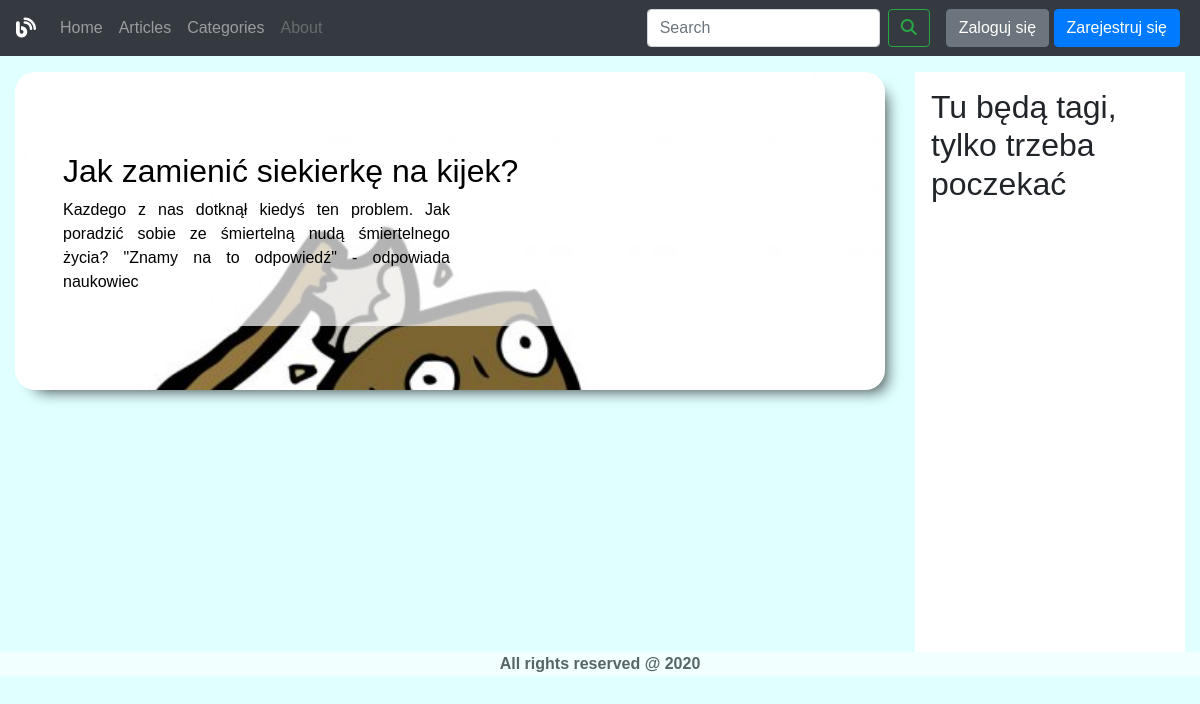
The app's page /, older data.
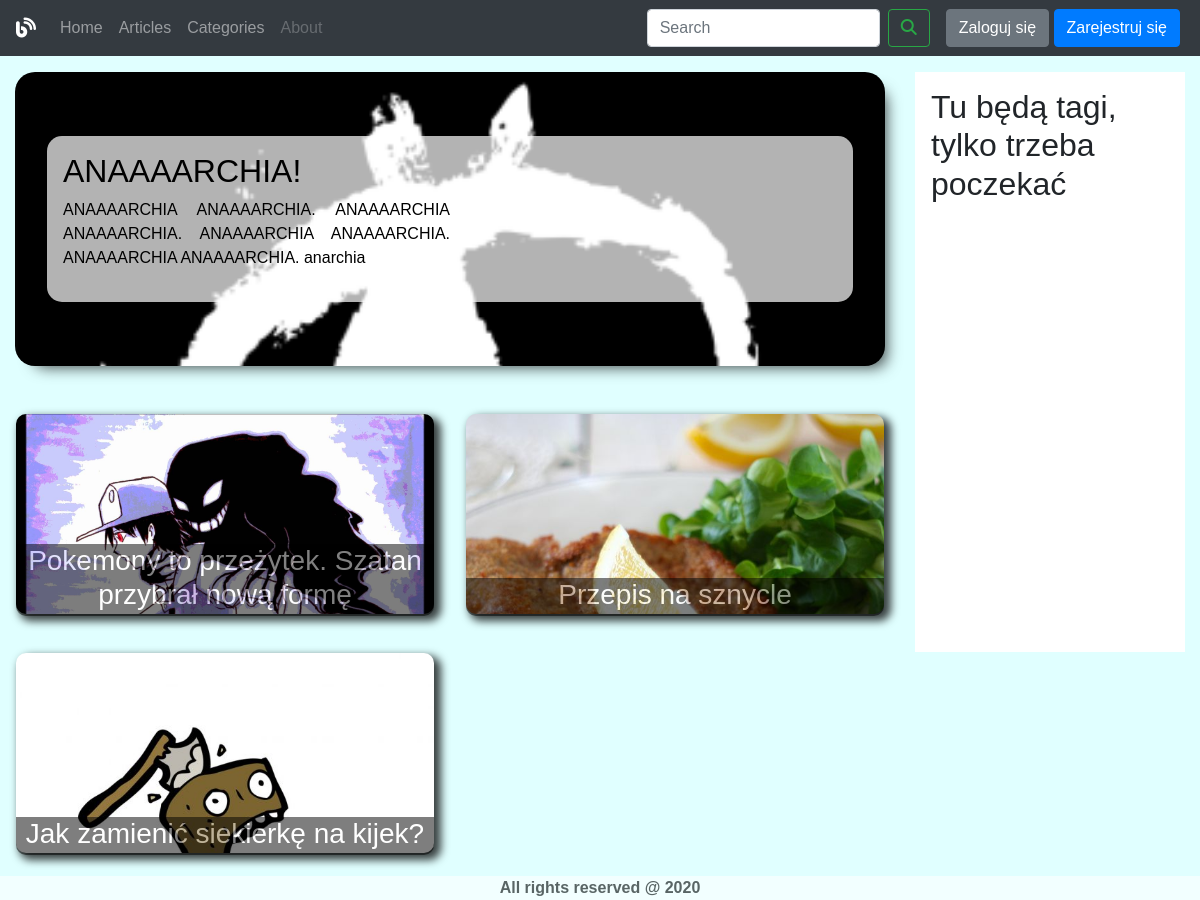
The same page, newer data.
### articles/models.py (models this page shows, shortened)
class Article(models.Model):
    title = models.CharField(verbose_name="tytuł", max_length=100)
    headline = models.TextField(verbose_name="nagłówek")
    text = models.TextField(verbose_name="tekst")
    published_at = models.DateTimeField(verbose_name="data publikacji")
    image = models.ImageField(verbose_name="obraz", blank=True)
    categoryID = models.ManyToManyField('Category')
    AuthorID = models.ForeignKey('Author', on_delete=models.CASCADE)
    class Meta:
        ordering = ["published_at", "title"]
        verbose_name = "Artykuł"
        verbose_name_plural = "Artykuły"

### articles/views.py (the view)
# urls.py: path('', views.hello_world, name="index"),
def hello_world(request):
    articles = Article.objects.all().order_by("-published_at")
    return render(request, template_name="index.html", context={"articles":articles})

### articles/templates/index.html
{% extends "base.html" %}
{% block content_wrapper %}
    <main role="main" id="main-page-container">
        <div class="container-fluid mt-3">
            <div class="row">
                <div class="col-lg-9">
                {% for article in articles %}
                    {% if forloop.first %}
                    <a class="jumbotron col-12 position-relative " href="{% url "article display" article.id %}"
                        style="background-image: url({{ article.image.url }})" id="main-jumbo">
                        <div class="jumbotron-fill p-3">
                            <h2 class="d-block">{{ article.title }}</h2>
                            <p class="jumbo-desc">{{ article.headline }}</p>
                        </div>
                    </a>
                    <div class="row">
                    {% else %}
                        {% include "components/kafelek.html" %}
                    {% endif %}
                {% endfor %}
                    </div>
                </div>
                <div class="col-lg-3 align-self-end align-self-lg-auto">
                    <div class="p-3" id="tag-container">
                        <h2> Tu będą tagi, tylko trzeba poczekać</h2>
                    </div>
                </div>
            </div>
        </div>
    </main>
{% endblock %}

### articles/templates/base.html (shortened to what this page needs)
{% load static %}
<!DOCTYPE html>
<html lang="en">
<head>
    <link type="text/css" rel="stylesheet" href="{% static "vendors/css/bootstrap-min.css" %}">
    <link type="text/css" rel="stylesheet" href="{% static "sources/css/styles.css" %}">
</head>
<body>
{% include "components/navbar.html" %}
{% block content_wrapper %}{% endblock content_wrapper %}
{% include "components/footer.html" %}
</body>
</html>

### articles/templates/components/navbar.html (shortened to what this page needs)
<nav class="navbar navbar-expand-lg navbar-dark bg-dark">
    <a href="{% url 'index' %}"><i class="fas fa-blog navbar-brand"></i></a>
    <div class="collapse navbar-collapse" id="navbarSupportedContent">
        <ul class="navbar-nav mr-auto">
            <li class="nav-item">
                <a class="nav-link" href="{% url 'index' %}">Home</a>
            </li>
            <li class="nav-item">
                <a class="nav-link" href="{% url 'articles list' %}">Articles</a>
            </li>
            <li class="nav-item">
                <a class="nav-link" href="{% url 'categories' %}">Categories</a>
            </li>
            <li class="nav-item">
                <a class="nav-link disabled" href="#" tabindex="-1" aria-disabled="true">About</a>
            </li>
        </ul>
        <form class="form-inline my-2 mx-md-0 mx-5 my-lg-0">
            <input class="form-control mr-0 mr-sm-1 ml-auto" id="search-bar" type="search" placeholder="Search" aria-label="Search" >
            <button class="btn btn-outline-success my-2 my-sm-0 ml-auto ml-sm-1 mr-auto" type="submit"><i class="fas fa-search"></i></button>
        </form>
    <span class="d-flex align-items-center justify-content-center mx-auto ml-lg-3 mr-lg-1">
    {% if request.user.is_authenticated %}
        <a class="btn btn-primary mx-auto mx-lg-2" href="{% url "logout" %}" role="button">Wyloguj się</a>
    {% else %}
            <div>
                <a class="btn btn-secondary" href="{% url "login" %}" role="button">
                    Zaloguj się
                </a>
                <a class="btn btn-primary" href="{% url "user_signup" %}" role="button">
                    Zarejestruj się
                </a>
            </div>
    {% endif %}
     </span>
    </div>
</nav>

### articles/templates/components/kafelek.html
{% load static %}
<div class="col-md-6 p-3">
    <a class="kafelek" href="{% url 'article display' article.id %}"
       style="background-image: url('{{ article.image.url }}')" >
        <h3>{{ article.title }}</h3>
    </a>
</div>

### articles/templates/components/footer.html
<footer class="footer p-0">
    <div class="container text-center">
        <p>All rights reserved @ 2020</p>
    </div>
</footer>

### articles/static/sources/css/styles.css (style rules this page uses)
body { background: lightcyan; font-family: "Trebuchet MS", sans-serif; }
#tag-container { background-color: white; height: 200px; }
.fa-blog { color: white; }
#search-bar { width: auto; }
.nav-link { text-align: center; }
.kafelek { border-radius: 10px; position: relative; margin: auto; background-color: beige; background-size: cover; display: inline-block; height: 200px; width: 100%; transition: 0.25s; -webkit-box-shadow: 5px 5px 8px 2px rgba(0,0,0,0.75); -moz-box-shadow: 5px 5px 8px 2px rgba(0,0,0,0.75); box-shadow: 5px 5px 8px 2px rgba(0,0,0,0.75); }
.kafelek > h3 { position: absolute; bottom: -10px; height: auto; width: 100%; border-radius: 0 0 10px 10px; padding-bottom: 5px; color: white; text-align: center; background-color: black; opacity: 0.5; }
.jumbotron { -webkit-box-shadow: 10px 10px 15px -9px rgba(0,0,0,0.75); -moz-box-shadow: 10px 10px 15px -9px rgba(0,0,0,0.75); box-shadow: 10px 10px 15px -9px rgba(0,0,0,0.75); color: black; text-decoration: none; border-radius: 20px; display: inline-block; background-size: cover; transition: 0.5s; }
.jumbotron-fill { background: rgba(256,256,256,.7); border-radius: 15px; }
.jumbo-desc { text-align: center; }
.footer { background-color: white; opacity: 0.6; }
.footer > .container { margin-bottom: -20px; }
.footer p { font-weight: bold; color: black; }
@media (min-width: 992px) { #tag-container { height: 580px; } }
@media (min-width: 1200px) { .jumbo-desc { text-align: justify; width: 50%; } }

Row changes from the older to the newer data that the page shows:
added Article: image (picture), title "ANAAAARCHIA!", headline "ANAAAARCHIA ANAAAARCHIA. ANAAAARCHIA ANAAAARCHIA. ANAAAARCHIA ANAAAARCHIA. ANAAAARCHIA ANAAAARCHIA. anarchia"
added Article: image (picture), title "Pokemony to przeżytek. Szatan przybrał nową formę"
added Article: image (picture), title "Przepis na sznycle"
shown differently, row unchanged: Article "Jak zamienić siekierkę na kijek?": headline "Kazdego z nas dotknął kiedyś ten problem. Jak poradzić sobie ze śmiertelną nudą śmiertelnego życia? \"Znamy na to odpowiedź\" - odpowiada naukowiec" → (not shown)
